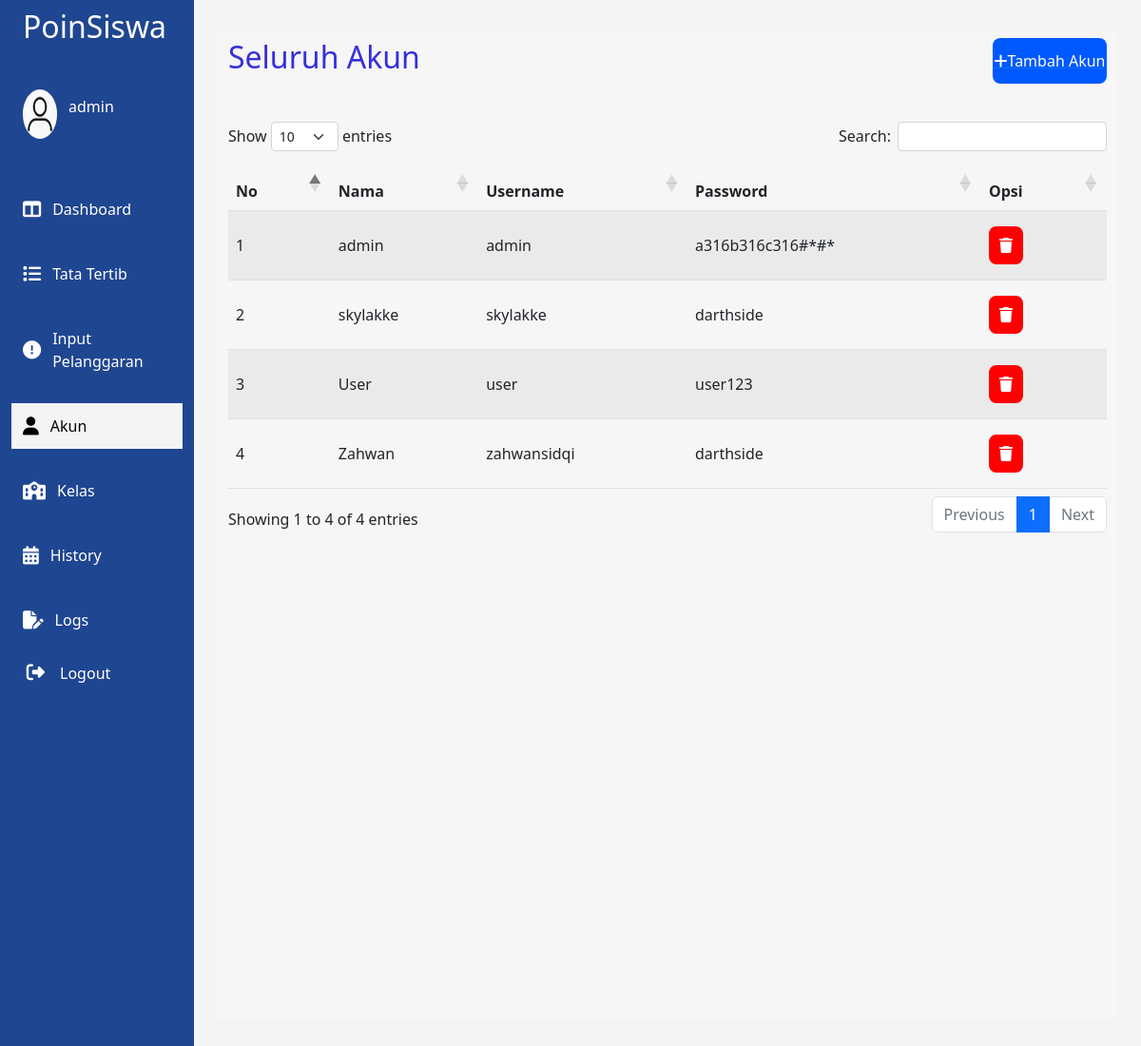
/view/guru.php (signed in), run on the app's committed database.
### tables this page shows
CREATE TABLE `user` (
  `nama` varchar(255) NOT NULL,
  `username` varchar(255) NOT NULL,
  `password` varchar(255) NOT NULL,
  `id_user` int(12) NOT NULL
);

### function/readguru.php (called while the page is built)
<?php
$sql = "SELECT * FROM user";
$result = mysqli_query($conn,$sql );
?>

### view/guru.php (the view, shortened to what this page needs)
<?php
require "../function/config.php";
require "../function/readguru.php";
?>
<!DOCTYPE html>
<html lang="en">
<head>
    <link rel="stylesheet" href="../css/sidebar.css">
    <link rel="stylesheet" href="../css/kelas.css">
    <link rel="stylesheet" href="../css/responsive.css">
    <link rel="stylesheet" href="https://cdnjs.cloudflare.com/ajax/libs/twitter-bootstrap/5.2.0/css/bootstrap.min.css">
    <link rel="stylesheet" href="https://cdnjs.cloudflare.com/ajax/libs/font-awesome/6.2.1/css/all.min.css">
    <link rel="stylesheet" href="https://cdn.datatables.net/1.13.1/css/dataTables.bootstrap5.min.css">
</head>
<body>
    <nav>
        <div class="logo">
            <div class="text-logo">
                <h2>PoinSiswa</h2>
            </div>
        </div>
        <div class="logout-container">
        </div>
    </nav>
    <main>
        <div class="sidebar" id='sidebar'>
            <ul>
                <li>
                    <div class="account">
                        <div class="imgcontainer">
                            <img src="../asset/guest1.png" alt="">
                        </div>
                        <p> <?php
                                 echo $_SESSION["nama_akun"];
                                ?></p>
                    </div>
                </li>
                <li>
                    <a href="dashboard.php" class="item-sidebar">
                        <i class="fa-solid fa-table-columns"></i>
                        Dashboard
                    </a>
                </li>
                <li>
                    <a href="tatatertib.php" class='item-sidebar '>
                        <i class="fa-solid fa-list"></i>
                        Tata Tertib
                    </a>
                </li>
                <li>
                    <a href="pelanggaran.php" class="item-sidebar">
                        <i class="fa-solid fa-circle-exclamation"></i>
                        Input Pelanggaran
                    </a>
                </li>
                <?php
                if($_SESSION["nama_akun"] == "admin" || $_SESSION["nama_akun"] == "skylakke"){
                    echo " <li>
                    <a href='guru.php' class='item-sidebar sidebar-active'>
                        <i class='fa-solid fa-user'></i>
                        Akun
                    </a>
                </li>";
                }
                ?>
                <li>
                    <a href="kelas.php" class="item-sidebar ">
                        <i class="fa-solid fa-school"></i>
                        Kelas
                    </a>
                </li>
                <li>
                    <a href="history.php" class="item-sidebar">
                        <i class="fa-solid fa-calendar-days"></i>
                        History
                    </a>
                </li>
                <?php
                if($_SESSION["nama_akun"] == "admin" || $_SESSION["nama_akun"] == "skylakke"){
                    echo " <li>
                    <a href='logs.php' class='item-sidebar '>
                        <i class='fa-solid fa-file-pen'></i>
                        Logs
                    </a>
                </li>";
                }
                ?>
                <li>
                    <a href="../function/logout.php" class='func-logout'>
                        <button class='btn-logout'>
                            <i class="fa-solid fa-right-from-bracket"></i>
                            Logout
                        </button>
                    </a>
                </li>
            </ul>
        </div>
        <div class="main-content">
            <div class="box-container">
                <div class="title-box">
                    <h2>Seluruh Akun</h2>
                    <a href="addguru.php">
                        <button class="button-add">
                            <i class="fa-solid fa-plus"></i>
                            Tambah Akun
                        </button>
                    </a>
                </div>
                <div class="main-table">
                    <table id="tablepagination" class="table table-striped tablepagination" style="width:100%">
                        <thead>
                            <tr>
                                <th>No</th>
                                <th>Nama</th>
                                <th>Username</th>
                                <th>Password</th>
                                <th>Opsi</th>
                            </tr>
                        </thead>
                        <tbody>
                            <?php
                            $i = 1;
                            while ($row = mysqli_fetch_assoc($result)) { ?>
                            <tr>
                                <td><?php echo $i;
                                $i++; ?></td>
                                <td><?php echo $row["nama"];  ?></td>
                                <td><?php echo $row["username"];  ?></td>
                                <td><?php echo $row["password"];  ?></td>
                                <td>
                                    <a href="../function/deleteguru.php?id_user=<?php echo $row["id_user"]; ?>" onclick="return confirm('Apakah anda yakin ingin menghapus user ini?')" >
                                        <button class="btn-trash">
                                            <i class="fa fa-trash"></i>
                                        </button>
                                    </a>
                                </td>
                            </tr>
                            <?php }  ?>
                        </tbody>
                    </table>
                </div>
            </div>
        </div>
    </main>
</body>
</html>

### css/sidebar.css (style rules this page uses)
* { padding: 0; margin: 0; box-sizing: border-box; }
:root { --navcolor:#59b8ba; --primarycolor:#dfe6ee; }
li { list-style: none; }
a { text-decoration: none; color: white; display: flex; }
body { font-family: sans-serif; background-color: #f4f4f4 !important; overflow-x: hidden; transition: all .4s; }
nav { width: 17vw; height: 8vh; background-color:#1F4690; z-index:10; position: fixed; display: flex; flex-direction: row; }
nav .logo { width: 16vw; height: 100%; display: flex; align-items: center; color:white }
nav .logo h2 { font-size:2rem }
main { width: 100%; height: 100vh; }
.sidebar { width: 17vw; height: 100%; background-color:#1F4690; position: fixed; z-index:9; top:8vh; display: flex; padding:2vh 1vw; }
.sidebar ul { padding:0 }
.item-sidebar { width: 100%; height: 100%; transition: .4s; display: flex; align-items: center; cursor: pointer; padding:1.5vh 1vw }
.sidebar-active { background-color:#f4f4f4; color:black !important }
.sidebar-active i { color:black !important }
.sidebar li { border-radius: 12px; display: flex; align-items: center; margin-bottom: 2.5vh; }
.sidebar li i { color:white ; font-size: 1.2rem; margin-right: 1vw; }
.sidebar li h2,.sidebar li p { color:white; font-size:1rem }
.sidebar li a { text-decoration: none; color: white; display: flex; align-items: center; }
.imgcontainer { width: 3vw; height: 80%; margin-right: 1vw; }
.imgcontainer img { width: 100%; height: 100%; border-radius: 50%; }
.text-logo { width: 10vw; height: 100%; display: flex; align-items: center; padding:2vh 1vw; position: relative; left:1vw }
.account { width: 100%; height: 10vh; padding:1vh 1vw; display: flex; flex-direction: row; align-items: center; margin-bottom:2vh }
.main-content { width: 83%; height: 150vh; left:17vw; position: relative; padding:3vh 2vw; top:1vh; }
.logout-container { width: 10vw; height: 100%; display: flex; align-items: center; }
.btn-logout { width: 10vw; height: 100%; border: none; background-color: transparent; color:white }

### css/kelas.css (style rules this page uses)
* { padding: 0; margin: 0; box-sizing: border-box; }
:root { --navcolor:#59b8ba; --primarycolor:#dfe6ee; --btncolor:#007bff; }
li { list-style: none; }
a { text-decoration: none; color: white; display: flex; }
body { font-family: sans-serif; background-color: #f4f4f4 !important; overflow-x: hidden; }
.box-container { width:100%; height:130vh; background-color:#f6f6f6; }
.title-box { width: 100%; height: 8vh; display: flex; flex-direction: row; justify-content: space-between; align-items: center; padding:0 1vw; margin-bottom: 4vh; }
.title-box h2 { color:#362FD9; }
.button-add { width: 10vw; height: 6vh; background-color: #0059ff; color:white; border:none; border-radius: 8px; cursor: pointer; font-size: 1rem; display: flex; flex-direction: row; align-items: center; justify-content: center; }
.main-table { width: 100%; height: 50vh; padding:0 1vw; }
.main-table tr { width: 100%; }
.main-table th { text-align: left; height: 5vh; }
.main-table tr:nth-child(even) { background-color:#dddddd }
.btn-view,.btn-edit,.btn-trash { width: 10vw; height: 5vh; color:white; border:none; cursor: pointer; border-radius: 8px; }
.btn-trash { width: 3vw; background-color: red; }
.table td { vertical-align: middle; height:7vh }
.main-table tr:nth-child(even) { background-color: transparent !important; }

### data on the page
user: nama "admin", username "admin", password "a316b316c316#*#*"
user: nama "skylakke", username "skylakke", password "darthside"
user: nama "User", username "user", password "user123"
user: nama "Zahwan", username "zahwansidqi", password "darthside"

### other printed values
$_SESSION["nama_akun"] "admin"
